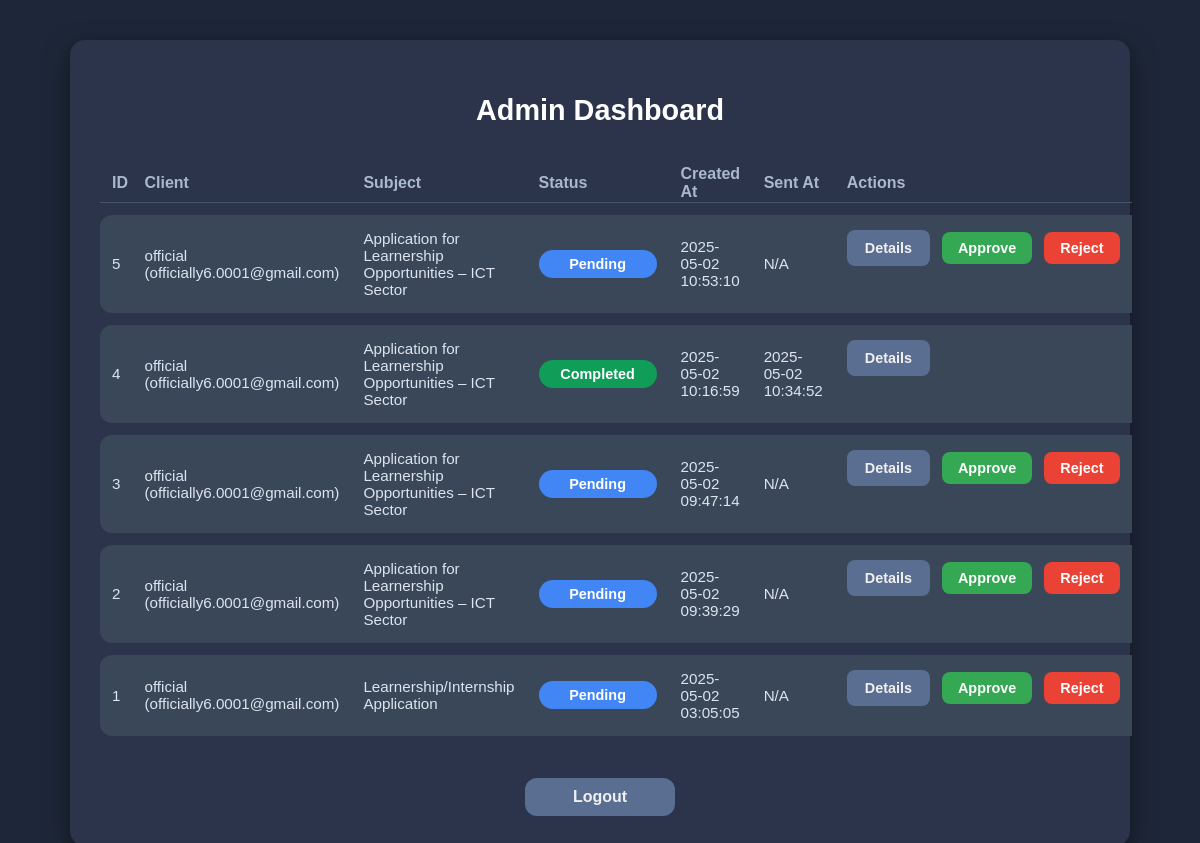
Before: /admin (signed in) with the older database file.
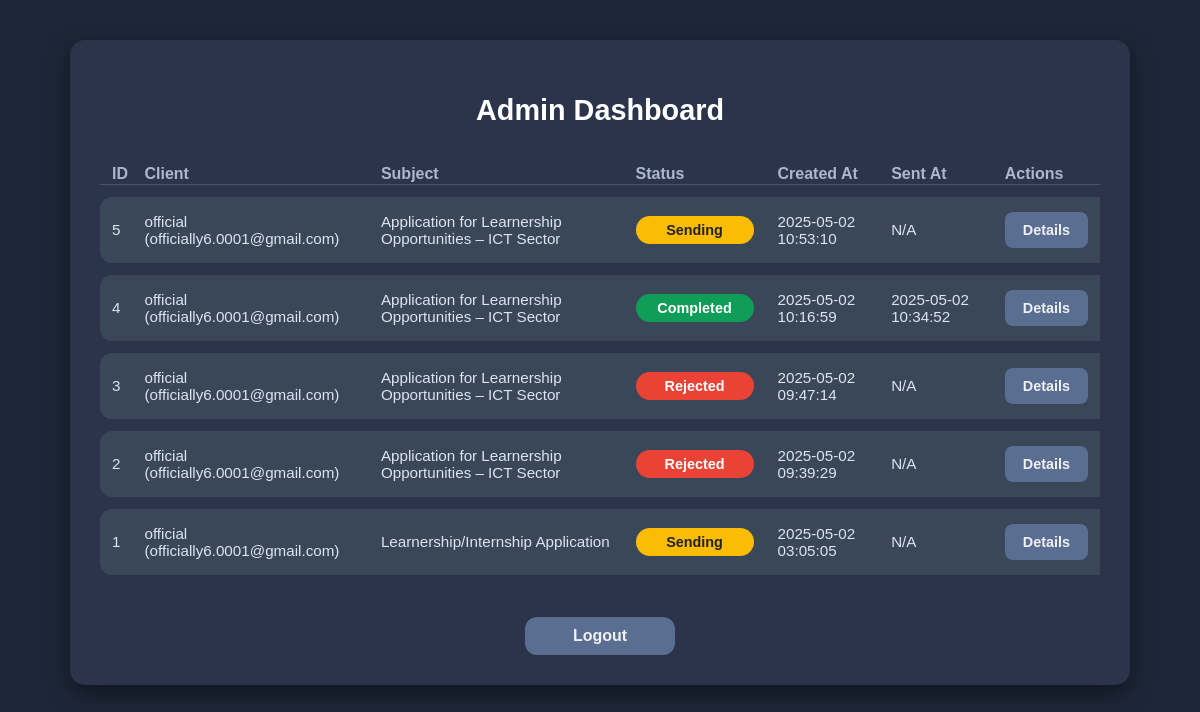
After: the same page with the newer database file.
### app.py (models this page shows)
class Batch(db.Model):
    id = db.Column(db.Integer, primary_key=True)
    client_id = db.Column(db.Integer, db.ForeignKey('client.id'), nullable=False)
    subject = db.Column(db.String(255), nullable=False)
    body = db.Column(db.Text, nullable=False)
    status = db.Column(db.String(20), default='pending')
    created_at = db.Column(db.DateTime, default=datetime.utcnow)
    sent_at = db.Column(db.DateTime, nullable=True)
    emails = db.relationship('BatchEmail', backref='batch', cascade='all, delete-orphan')

class Client(db.Model):
    id = db.Column(db.Integer, primary_key=True)
    google_id = db.Column(db.String(255), unique=True, nullable=False)
    email = db.Column(db.String(255), nullable=False)
    name = db.Column(db.String(255))
    batches = db.relationship('Batch', backref='client')

### app.py (the view)
@app.route('/admin')
@admin_required
def admin_dashboard():
    batches = Batch.query.order_by(Batch.created_at.desc()).all()
    return render_template('admin_dashboard.html', batches=batches)

### app.py (called while the page is built)
def admin_required(f):
    from functools import wraps
    @wraps(f)
    def decorated_function(*args, **kwargs):
        if not session.get('admin_logged_in'):
            flash("Admin login required.", "warning")
            return redirect(url_for('admin_login'))
        return f(*args, **kwargs)
    return decorated_function

### templates/admin_dashboard.html (shortened to what this page needs)
<!doctype html>
<html lang="en">
<head>
</head>
<body>
  <div class="dashboard-card">
    <h2>Admin Dashboard</h2>
    <table>
      <thead>
        <tr>
          <th>ID</th>
          <th>Client</th>
          <th>Subject</th>
          <th>Status</th>
          <th>Created At</th>
          <th>Sent At</th>
          <th>Actions</th>
        </tr>
      </thead>
      <tbody>
        {% for batch in batches %}
        <tr>
          <td>{{ batch.id }}</td>
          <td>{{ batch.client.name }} ({{ batch.client.email }})</td>
          <td>{{ batch.subject }}</td>
          <td><span class="status-badge {{ batch.status|lower }}">{{ batch.status|capitalize }}</span></td>
          <td>{{ batch.created_at.strftime('%Y-%m-%d %H:%M:%S') if batch.created_at else 'N/A' }}</td>
          <td>{{ batch.sent_at.strftime('%Y-%m-%d %H:%M:%S') if batch.sent_at else 'N/A' }}</td>
          <td class="action-buttons">
            <a href="{{ url_for('admin_batch_detail', batch_id=batch.id) }}" title="View Details">Details</a>
            {% if batch.status == 'pending' %}
            <form method="post" action="{{ url_for('admin_batch_detail', batch_id=batch.id) }}">
              <button class="approve-btn" type="submit" title="Approve" onclick="return confirm('Approve batch {{ batch.id }}?')">Approve</button>
            </form>
            <form method="post" action="{{ url_for('admin_batch_detail', batch_id=batch.id) }}">
              <button class="reject-btn" type="submit" title="Reject" onclick="return confirm('Reject batch {{ batch.id }}?')">Reject</button>
            </form>
            {% endif %}
          </td>
        </tr>
        {% else %}
        <tr>
          <td colspan="7" style="text-align:center; padding: 20px;">No batches found.</td>
        </tr>
        {% endfor %}
      </tbody>
    </table>
    <a href="{{ url_for('logout') }}" class="logout">Logout</a>
  </div>
</body>
</html>

### templates/admin_dashboard.html (style rules this page uses)
body { margin: 0; font-family: Arial, sans-serif; background-color: #1e2739; color: #eee; min-height: 100vh; display: flex; justify-content: center; align-items: flex-start; padding: 40px 20px; }
.dashboard-card { background-color: #2b344a; border-radius: 15px; box-shadow: 0 8px 24px rgba(0, 0, 0, 0.5); padding: 30px; max-width: 1000px; width: 100%; color: #f0f0f0; }
h2 { text-align: center; margin-bottom: 25px; font-weight: 700; font-size: 1.8rem; color: #ffffff; }
table { width: 100%; border-collapse: separate; border-spacing: 0 12px; }
table thead th { text-align: left; padding-left: 12px; font-weight: 600; font-size: 1rem; border-bottom: 1px solid #445566; color: #aab8cc; }
table tbody tr { background-color: #394758; border-radius: 12px; transition: background-color 0.3s; }
table tbody td { padding: 15px 12px; vertical-align: middle; font-size: 0.95rem; color: #dde4f0; }
table tbody tr td:first-child { border-top-left-radius: 12px; border-bottom-left-radius: 12px; }
table tbody tr td:last-child { border-top-right-radius: 12px; border-bottom-right-radius: 12px; }
.status-badge { display: inline-block; padding: 6px 14px; border-radius: 9999px; font-weight: 600; font-size: 0.9rem; text-transform: capitalize; min-width: 90px; text-align: center; user-select: none; }
.sending { background-color: #fbbc04; color: #222; }
.completed { background-color: #0f9d58; color: #fff; }
.rejected { background-color: #ea4335; color: #fff; }
.action-buttons { display: flex; gap: 12px; align-items: center; }
.action-buttons a, .action-buttons button { display: flex; align-items: center; gap: 6px; border: none; border-radius: 8px; padding: 8px 16px; font-weight: 600; font-size: 0.9rem; cursor: pointer; text-decoration: none; transition: background-color 0.3s, box-shadow 0.3s; user-select: none; }
.action-buttons a { background-color: #5a6e91; color: #f0f0f0; border: 2px solid transparent; }
.logout { display: block; margin: 30px auto 0 auto; width: 150px; background-color: #5a6e91; color: #f0f0f0; text-align: center; padding: 10px 0; font-weight: 600; border-radius: 12px; cursor: pointer; text-decoration: none; transition: background-color 0.3s ease; user-select: none; }

Changed rows visible on the page:
changed Batch id 5: status "Pending" → "Sending"; no longer shows "Approve Reject"
changed Batch id 3: status "Pending" → "Rejected"; no longer shows "Approve Reject"
changed Batch id 2: status "Pending" → "Rejected"; no longer shows "Approve Reject"
changed Batch "Learnership/Internship Application": status "Pending" → "Sending"; no longer shows "Approve Reject"
